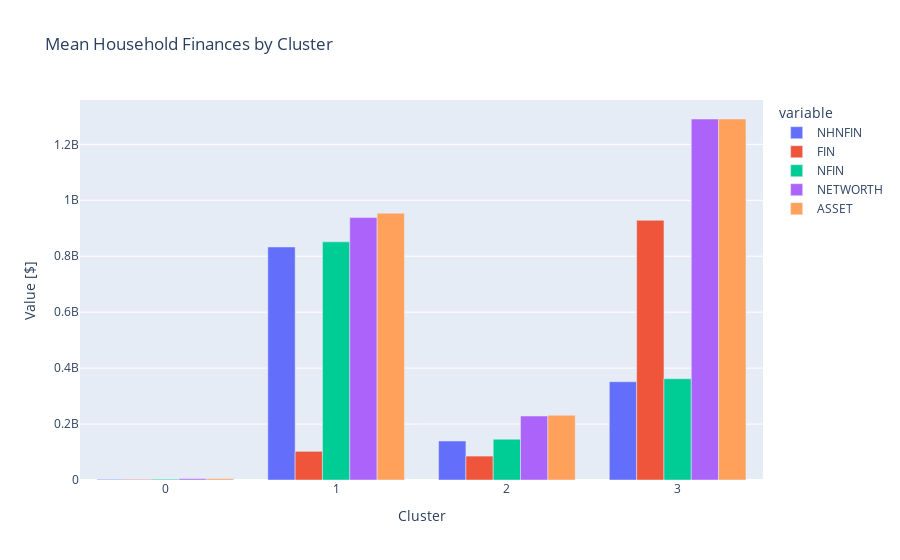

The notebook cell this image was saved under:
### Markdown cell above
Now that we have a DataFrame, let's make a bar chart and see how our clusters differ.

### Code cell
# Create side-by-side bar chart of `xgb`
fig = px.bar(
    xgb,
    barmode="group",
    title="Mean Household Finances by Cluster"
)

fig.update_layout(xaxis_title="Cluster", yaxis_title="Value [$]")
fig.show()

### Figure 1 — Plotly figure (JSON) as saved in the notebook; plotly's stock layout.template omitted (floating-point values rounded to 4 significant figures)
{"data": [{"alignmentgroup": "True", "hovertemplate": "variable=NHNFIN<br>index=%{x}<br>value=%{y}<extra></extra>", "legendgroup": "NHNFIN", "marker": {"color": "#636efa", "pattern": {"shape": ""}}, "name": "NHNFIN", "offsetgroup": "NHNFIN", "orientation": "v", "showlegend": true, "textposition": "auto", "type": "bar", "x": [0, 1, 2, 3], "xaxis": "x", "y": [2259000.0, 833200000.0, 139400000.0, 351300000.0], "yaxis": "y"}, {"alignmentgroup": "True", "hovertemplate": "variable=FIN<br>index=%{x}<br>value=%{y}<extra></extra>", "legendgroup": "FIN", "marker": {"color": "#EF553B", "pattern": {"shape": ""}}, "name": "FIN", "offsetgroup": "FIN", "orientation": "v", "showlegend": true, "textposition": "auto", "type": "bar", "x": [0, 1, 2, 3], "xaxis": "x", "y": [2136000.0, 102500000.0, 85480000.0, 928500000.0], "yaxis": "y"}, {"alignmentgroup": "True", "hovertemplate": "variable=NFIN<br>index=%{x}<br>value=%{y}<extra></extra>", "legendgroup": "NFIN", "marker": {"color": "#00cc96", "pattern": {"shape": ""}}, "name": "NFIN", "offsetgroup": "NFIN", "orientation": "v", "showlegend": true, "textposition": "auto", "type": "bar", "x": [0, 1, 2, 3], "xaxis": "x", "y": [2794000.0, 851300000.0, 145800000.0, 362100000.0], "yaxis": "y"}, {"alignmentgroup": "True", "hovertemplate": "variable=NETWORTH<br>index=%{x}<br>value=%{y}<extra></extra>", "legendgroup": "NETWORTH", "marker": {"color": "#ab63fa", "pattern": {"shape": ""}}, "name": "NETWORTH", "offsetgroup": "NETWORTH", "orientation": "v", "showlegend": true, "textposition": "auto", "type": "bar", "x": [0, 1, 2, 3], "xaxis": "x", "y": [4737000.0, 938300000.0, 228700000.0, 1290000000.0], "yaxis": "y"}, {"alignmentgroup": "True", "hovertemplate": "variable=ASSET<br>index=%{x}<br>value=%{y}<extra></extra>", "legendgroup": "ASSET", "marker": {"color": "#FFA15A", "pattern": {"shape": ""}}, "name": "ASSET", "offsetgroup": "ASSET", "orientation": "v", "showlegend": true, "textposition": "auto", "type": "bar", "x": [0, 1, 2, 3], "xaxis": "x", "y": [4931000.0, 953800000.0, 231300000.0, 1291000000.0], "yaxis": "y"}], "layout": {"barmode": "group", "legend": {"title": {"text": "variable"}, "tracegroupgap": 0}, "title": {"text": "Mean Household Finances by Cluster"}, "xaxis": {"anchor": "y", "domain": [0, 1], "title": {"text": "Cluster"}}, "yaxis": {"anchor": "x", "domain": [0, 1], "title": {"text": "Value [$]"}}}}
